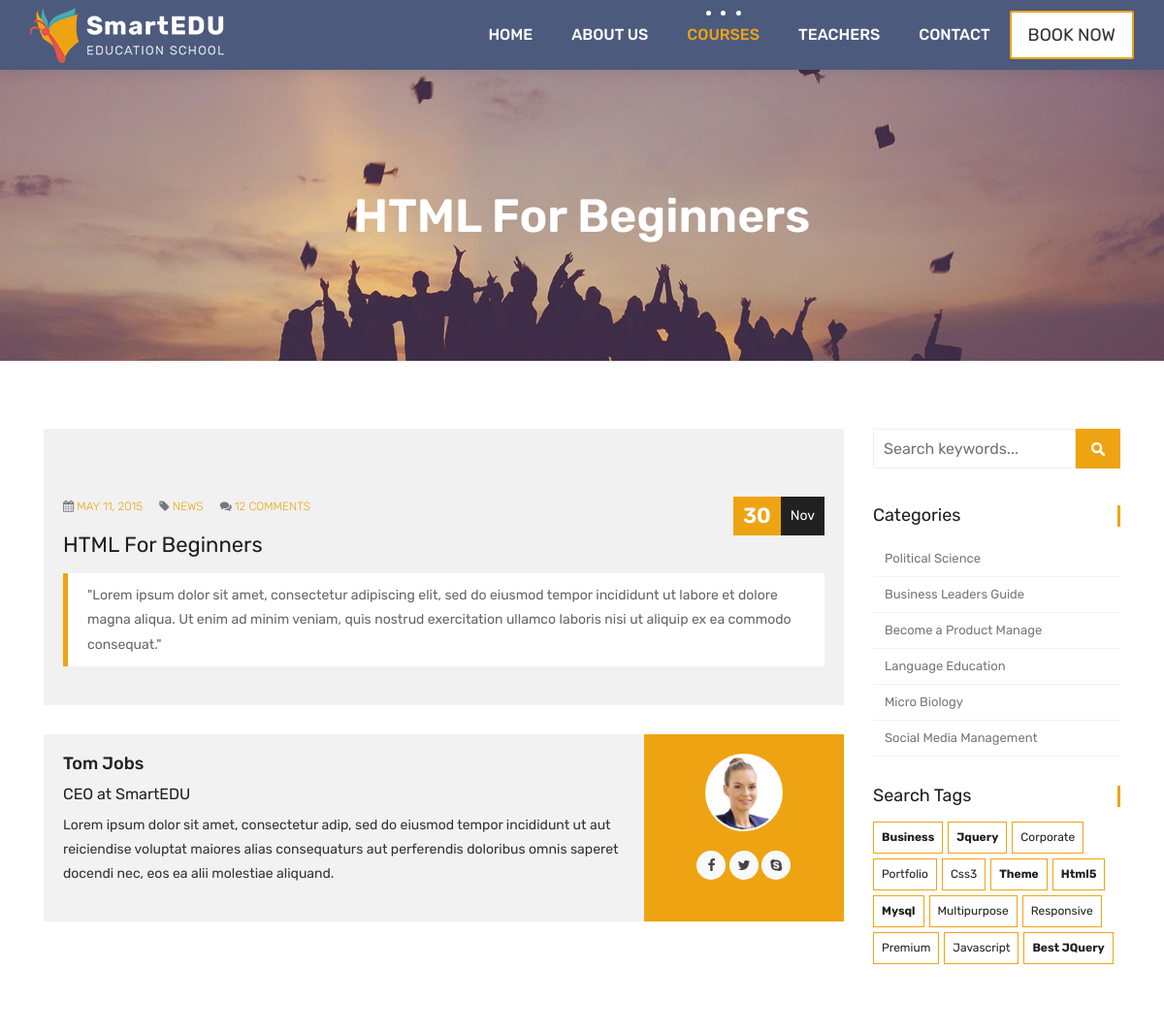
/courses/web-design/5/ (upper part), run on an earlier commit of the app's database.
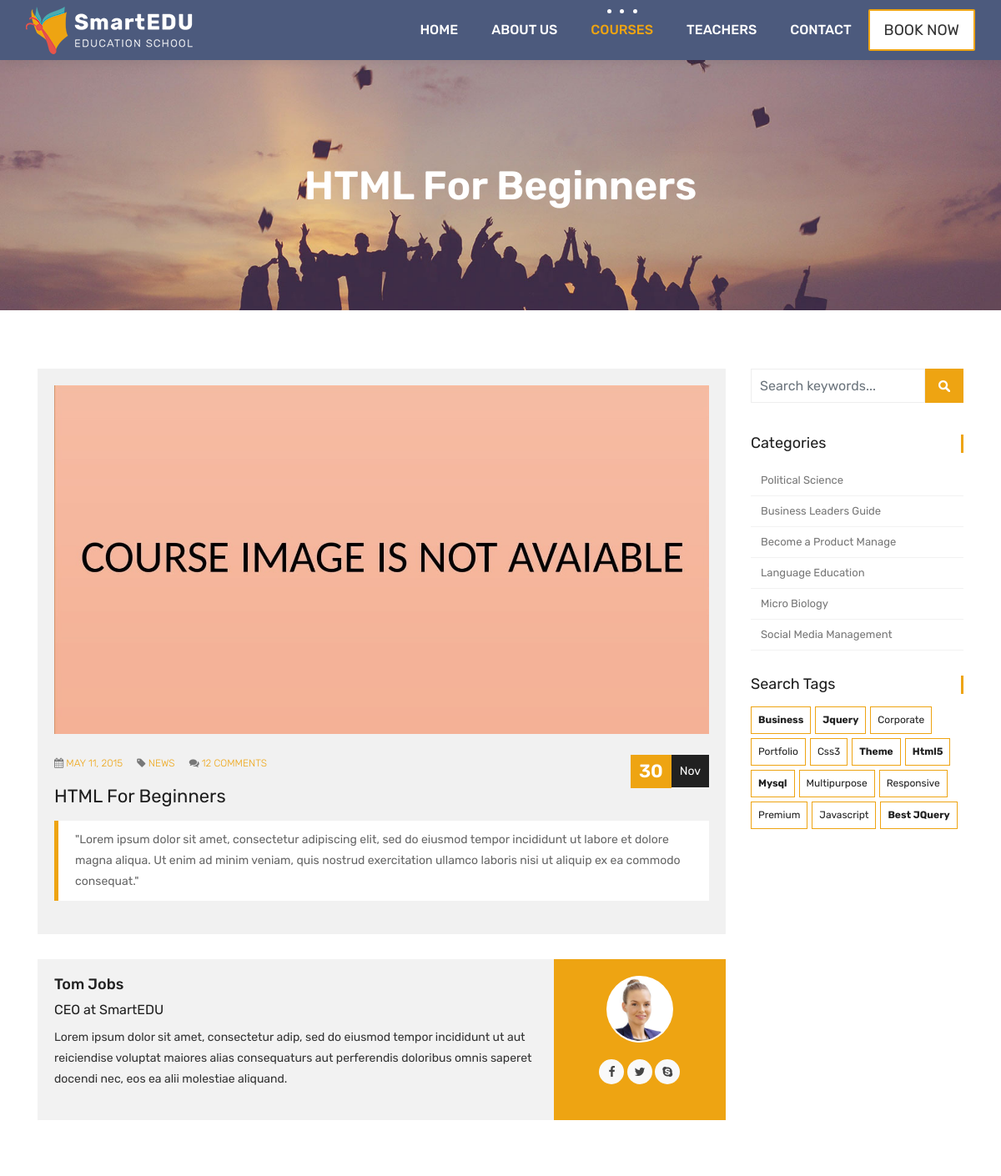
And on a later commit of the database.
### courses/models.py (models this page shows, shortened)
class Course(models.Model):
    teacher=models.ForeignKey(Teacher,null=True, on_delete=models.CASCADE)
    name=models.CharField(max_length=200, unique=True, verbose_name="Kurs Adı ", help_text="Kurs adını yazınız")
    category=models.ForeignKey(Category,null=True,on_delete=models.DO_NOTHING)
    tags=models.ManyToManyField(Tag, blank=True, null=True)
    description=models.TextField(blank=True,null=True)
    image = models.ImageField(upload_to="courses/%Y/%m/%d/", default="courses/default_course_image.jpg")
    date = models.DateTimeField(auto_now=True)
    available = models.BooleanField(default=True)

### courses/views.py (the view)
# urls.py: path('<slug:category_slug>/<int:course_id>/', views.course_detail, name="course_detail"),
def course_detail(request,category_slug,course_id):
    course=Course.objects.get(category__slug=category_slug, id =course_id)
    context={
        'course':course
    }
    return render(request,'course.html',context)

### templates/course.html
{% extends 'partials/_base.html' %}
{% block content %}
{% load static %}
	<div class="all-title-box">
		<div class="container text-center">
			<h1> {{course.name}}</span></h1>
		</div>
	</div>
    <div id="overviews" class="section wb">
        <div class="container">
            <div class="row">
                <div class="col-lg-9 blog-post-single">
                    <div class="blog-item">
						<div class="image-blog">
							<img src="{{course.image.url}}" alt="" class="img-fluid">
						</div>
						<div class="post-content">
							<div class="post-date">
								<span class="day">30</span>
								<span class="month">Nov</span>
							</div>
							<div class="meta-info-blog">
								<span><i class="fa fa-calendar"></i> <a href="#">May 11, 2015</a> </span>
								<span><i class="fa fa-tag"></i>  <a href="#">News</a> </span>
								<span><i class="fa fa-comments"></i> <a href="#">12 Comments</a></span>
							</div>
							<div class="blog-title">
								<h2><a href="#" title=""></a>{{course.name}}</h2>
							</div>
							<div class="blog-desc">
								<blockquote class="default">
								     {{course.description}}
								</blockquote>
							</div>
						</div>
					</div>
					<div class="blog-author">
						<div class="author-bio">
							<h3 class="author_name"><a href="#">Tom Jobs</a></h3>
							<h5>CEO at <a href="#">SmartEDU</a></h5>
							<p class="author_det">
								Lorem ipsum dolor sit amet, consectetur adip, sed do eiusmod tempor incididunt  ut aut reiciendise voluptat maiores alias consequaturs aut perferendis doloribus omnis saperet docendi nec, eos ea alii molestiae aliquand.
							</p>
						</div>
						<div class="author-desc">
							<img src="images/author.jpg" alt="about author">
							<ul class="author-social">
								<li><a href="#"><i class="fa fa-facebook"></i></a></li>
								<li><a href="#"><i class="fa fa-twitter"></i></a></li>
								<li><a href="#"><i class="fa fa-skype"></i></a></li>
							</ul>
						</div>
					</div>
                </div>
				<div class="col-lg-3 col-12 right-single">
					<div class="widget-search">
						<div class="site-search-area">
							<form method="get" id="site-searchform" action="#">
								<div>
									<input class="input-text form-control" name="search-k" id="search-k" placeholder="Search keywords..." type="text">
									<input id="searchsubmit" value="Search" type="submit">
								</div>
							</form>
						</div>
					</div>
					<div class="widget-categories">
						<h3 class="widget-title">Categories</h3>
						<ul>
							<li><a href="#">Political Science</a></li>
							<li><a href="#">Business Leaders Guide</a></li>
							<li><a href="#">Become a Product Manage</a></li>
							<li><a href="#">Language Education</a></li>
							<li><a href="#">Micro Biology</a></li>
							<li><a href="#">Social Media Management</a></li>
						</ul>
					</div>
					<div class="widget-tags">
						<h3 class="widget-title">Search Tags</h3>
						<ul class="tags">
							<li><a href="#"><b>business</b></a></li>
							<li><a href="#"><b>jquery</b></a></li>
							<li><a href="#">corporate</a></li>
							<li><a href="#">portfolio</a></li>
							<li><a href="#">css3</a></li>
							<li><a href="#"><b>theme</b></a></li>
							<li><a href="#"><b>html5</b></a></li>
							<li><a href="#"><b>mysql</b></a></li>
							<li><a href="#">multipurpose</a></li>
							<li><a href="#">responsive</a></li>
							<li><a href="#">premium</a></li>
							<li><a href="#">javascript</a></li>
							<li><a href="#"><b>Best jQuery</b></a></li>
						</ul>
					</div>
				</div>
            </div>
        </div>
    </div>
    {% endblock %}

What changed in the data, as far as the page shows it:
changed Course "HTML For Beginners": image: picture added
